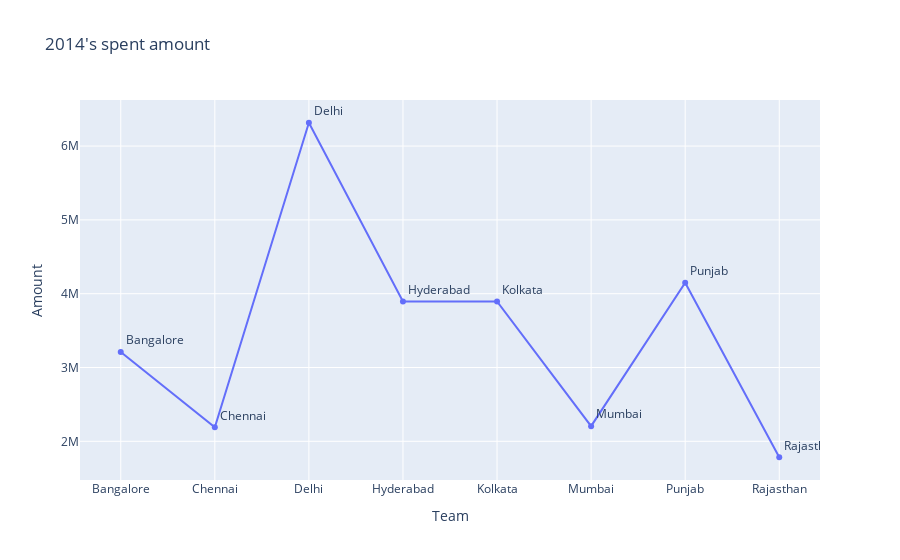
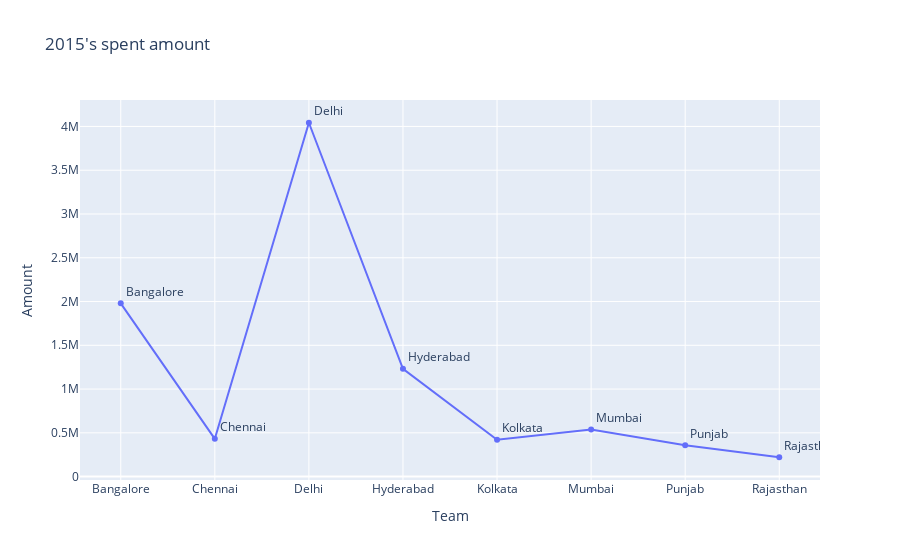
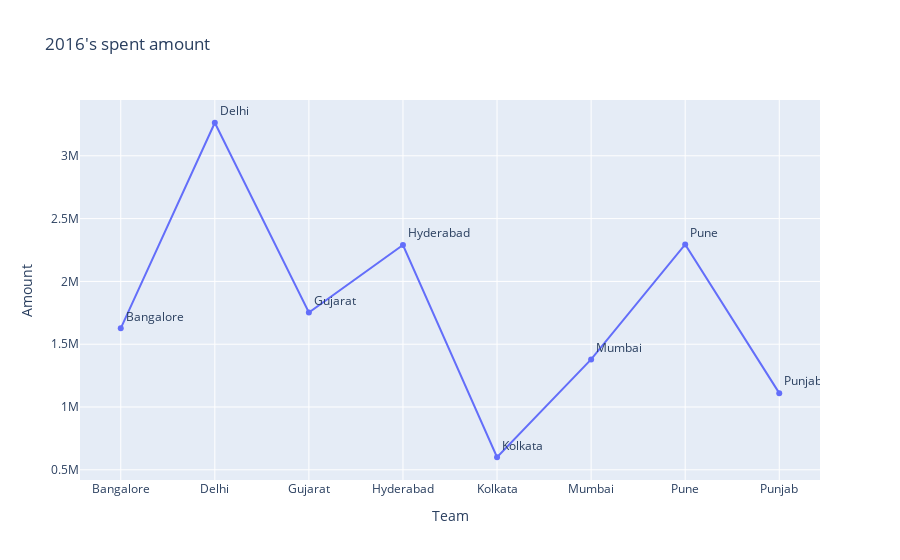
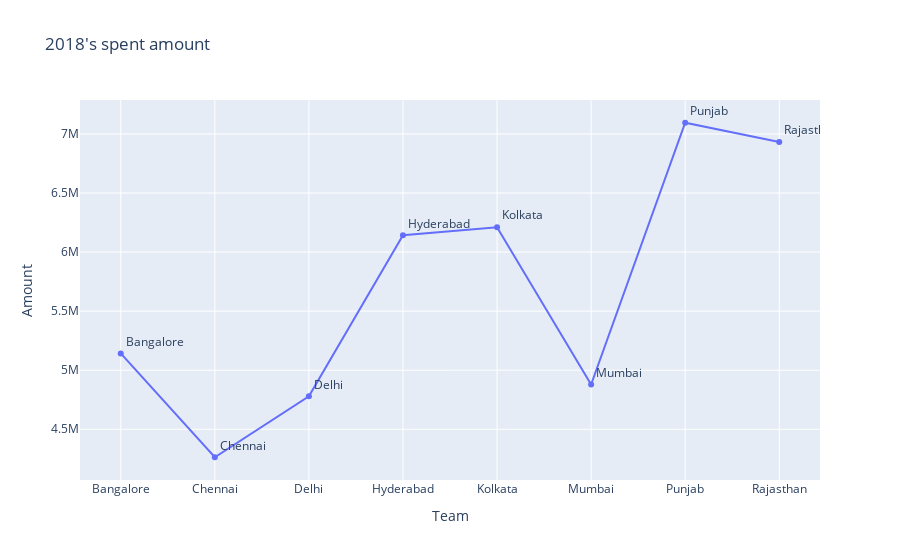

Notebook code for these charts, in order:
### Code cell
years = dataset.Year.unique()
for year in years:
    data = dataset[dataset['Year'] == year].groupby('Team')['Amount'].sum()
    print(data)
    fig = px.line(data, x = data.index, y = 'Amount', title = f"{year}'s spent amount", text=data.index)
    fig.update_traces(textposition="top right")
    fig.show()

### Figure 1 — Plotly figure (JSON) as saved in the notebook; plotly's stock layout.template omitted (floating-point values rounded to 4 significant figures)
{"data": [{"hovertemplate": "Team=%{text}<br>Amount=%{y}<extra></extra>", "legendgroup": "", "line": {"color": "#636efa", "dash": "solid"}, "marker": {"symbol": "circle"}, "mode": "lines+markers+text", "name": "", "orientation": "v", "showlegend": false, "text": ["Bangalore", "Chennai", "Delhi", "Hyderabad", "Kolkata", "Mumbai", "Punjab", "Rajasthan"], "textposition": "top right", "type": "scatter", "x": ["Bangalore", "Chennai", "Delhi", "Hyderabad", "Kolkata", "Mumbai", "Punjab", "Rajasthan"], "xaxis": "x", "y": [3210535, 2189481, 6315802, 3894747, 3894747, 2205271, 4147379, 1784222], "yaxis": "y"}], "layout": {"legend": {"tracegroupgap": 0}, "title": {"text": "2014's spent amount"}, "xaxis": {"anchor": "y", "domain": [0, 1], "title": {"text": "Team"}}, "yaxis": {"anchor": "x", "domain": [0, 1], "title": {"text": "Amount"}}}}

### Figure 2 — Plotly figure (JSON) as saved in the notebook; plotly's stock layout.template omitted (floating-point values rounded to 4 significant figures)
{"data": [{"hovertemplate": "Team=%{text}<br>Amount=%{y}<extra></extra>", "legendgroup": "", "line": {"color": "#636efa", "dash": "solid"}, "marker": {"symbol": "circle"}, "mode": "lines+markers+text", "name": "", "orientation": "v", "showlegend": false, "text": ["Bangalore", "Chennai", "Delhi", "Hyderabad", "Kolkata", "Mumbai", "Punjab", "Rajasthan"], "textposition": "top right", "type": "scatter", "x": ["Bangalore", "Chennai", "Delhi", "Hyderabad", "Kolkata", "Mumbai", "Punjab", "Rajasthan"], "xaxis": "x", "y": [1978952, 431582, 4042112, 1231583, 421056, 536847, 357896, 221056], "yaxis": "y"}], "layout": {"legend": {"tracegroupgap": 0}, "title": {"text": "2015's spent amount"}, "xaxis": {"anchor": "y", "domain": [0, 1], "title": {"text": "Team"}}, "yaxis": {"anchor": "x", "domain": [0, 1], "title": {"text": "Amount"}}}}

### Figure 3 — Plotly figure (JSON) as saved in the notebook; plotly's stock layout.template omitted (floating-point values rounded to 4 significant figures)
{"data": [{"hovertemplate": "Team=%{text}<br>Amount=%{y}<extra></extra>", "legendgroup": "", "line": {"color": "#636efa", "dash": "solid"}, "marker": {"symbol": "circle"}, "mode": "lines+markers+text", "name": "", "orientation": "v", "showlegend": false, "text": ["Bangalore", "Delhi", "Gujarat", "Hyderabad", "Kolkata", "Mumbai", "Pune", "Punjab"], "textposition": "top right", "type": "scatter", "x": ["Bangalore", "Delhi", "Gujarat", "Hyderabad", "Kolkata", "Mumbai", "Pune", "Punjab"], "xaxis": "x", "y": [1626322, 3263165, 1752644, 2289479, 600004, 1378951, 2294746, 1110530], "yaxis": "y"}], "layout": {"legend": {"tracegroupgap": 0}, "title": {"text": "2016's spent amount"}, "xaxis": {"anchor": "y", "domain": [0, 1], "title": {"text": "Team"}}, "yaxis": {"anchor": "x", "domain": [0, 1], "title": {"text": "Amount"}}}}

### Figure 4 — Plotly figure (JSON) as saved in the notebook; plotly's stock layout.template omitted (floating-point values rounded to 4 significant figures)
{"data": [{"hovertemplate": "Team=%{text}<br>Amount=%{y}<extra></extra>", "legendgroup": "", "line": {"color": "#636efa", "dash": "solid"}, "marker": {"symbol": "circle"}, "mode": "lines+markers+text", "name": "", "orientation": "v", "showlegend": false, "text": ["Bangalore", "Chennai", "Delhi", "Hyderabad", "Kolkata", "Mumbai", "Punjab", "Rajasthan"], "textposition": "top right", "type": "scatter", "x": ["Bangalore", "Chennai", "Delhi", "Hyderabad", "Kolkata", "Mumbai", "Punjab", "Rajasthan"], "xaxis": "x", "y": [5142115, 4263169, 4778957, 6142116, 6210535, 4878956, 7094746, 6931587], "yaxis": "y"}], "layout": {"legend": {"tracegroupgap": 0}, "title": {"text": "2018's spent amount"}, "xaxis": {"anchor": "y", "domain": [0, 1], "title": {"text": "Team"}}, "yaxis": {"anchor": "x", "domain": [0, 1], "title": {"text": "Amount"}}}}
